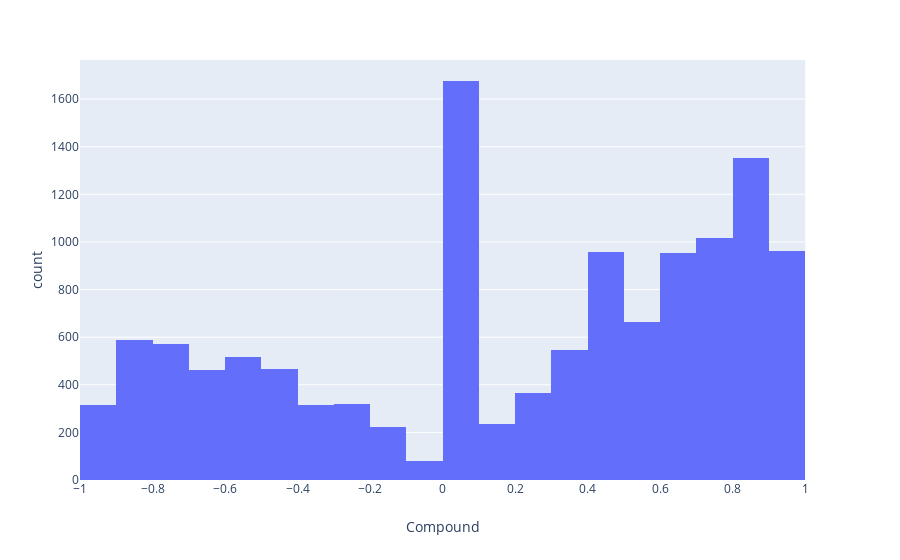

Notebook code for this chart:
### Code cell
fig = px.histogram(df, x='Compound',nbins=20)
fig.show()

### Figure 1 — Plotly figure (JSON) as saved in the notebook; plotly's stock layout.template omitted (floating-point values rounded to 4 significant figures; data arrays with more than 128 entries replaced by an {"elided": "..."} marker saying what was removed)
{"data": [{"alignmentgroup": "True", "bingroup": "x", "hoverlabel": {"namelength": 0}, "hovertemplate": "Compound=%{x}<br>count=%{y}", "legendgroup": "", "marker": {"color": "#636efa"}, "name": "", "nbinsx": 20, "offsetgroup": "", "orientation": "v", "showlegend": false, "type": "histogram", "x": {"elided": "12589 float values"}, "xaxis": "x", "yaxis": "y"}], "layout": {"autosize": true, "barmode": "relative", "legend": {"tracegroupgap": 0}, "margin": {"t": 60}, "xaxis": {"anchor": "y", "autorange": true, "domain": [0, 0.98], "range": [-1.0, 1.0], "title": {"text": "Compound"}, "type": "linear"}, "yaxis": {"anchor": "x", "autorange": true, "domain": [0, 1], "range": [0, 1764.0], "title": {"text": "count"}}}}
